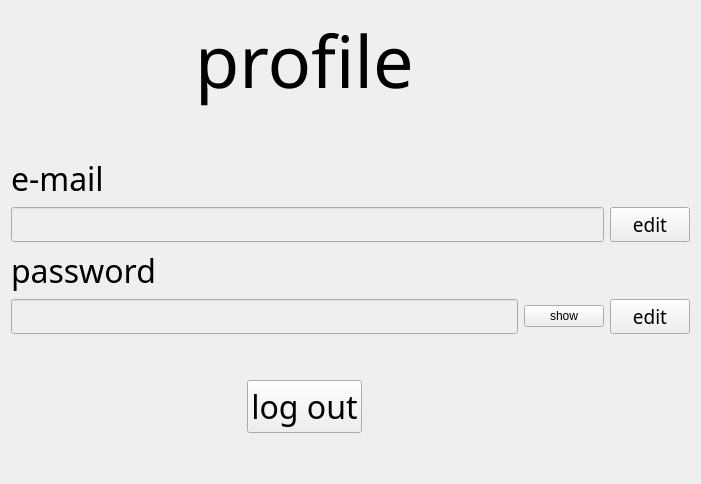
      <widget class="QWidget" name="profile_page">
       <layout class="QGridLayout" name="gridLayout_6">
        <item row="6" column="4">
         <spacer name="verticalSpacer_8">
          <property name="orientation">
           <enum>Qt::Vertical</enum>
          </property>
          <property name="sizeHint" stdset="0">
           <size>
            <width>20</width>
            <height>40</height>
           </size>
          </property>
         </spacer>
        </item>
        <item row="0" column="4" alignment="Qt::AlignHCenter">
         <widget class="QLabel" name="profile_label">
          <property name="font">
           <font>
            <family>American Typewriter</family>
            <pointsize>54</pointsize>
           </font>
          </property>
          <property name="text">
           <string>profile</string>
          </property>
         </widget>
        </item>
        <item row="1" column="4">
         <spacer name="verticalSpacer_9">
          <property name="orientation">
           <enum>Qt::Vertical</enum>
          </property>
          <property name="sizeHint" stdset="0">
           <size>
            <width>20</width>
            <height>40</height>
           </size>
          </property>
         </spacer>
        </item>
        <item row="0" column="3">
         <spacer name="horizontalSpacer_23">
          <property name="orientation">
           <enum>Qt::Horizontal</enum>
          </property>
          <property name="sizeHint" stdset="0">
           <size>
            <width>40</width>
            <height>20</height>
           </size>
          </property>
         </spacer>
        </item>
        <item row="0" column="1">
         <spacer name="horizontalSpacer_25">
          <property name="orientation">
           <enum>Qt::Horizontal</enum>
          </property>
          <property name="sizeHint" stdset="0">
           <size>
            <width>40</width>
            <height>20</height>
           </size>
          </property>
         </spacer>
        </item>
        <item row="2" column="0" colspan="5" alignment="Qt::AlignLeft">
         <widget class="QLabel" name="email_pf_label">
          <property name="font">
           <font>
            <family>American Typewriter</family>
            <pointsize>24</pointsize>
           </font>
          </property>
          <property name="text">
           <string>e-mail</string>
          </property>
         </widget>
        </item>
        <item row="0" column="0">
         <spacer name="horizontalSpacer_26">
          <property name="orientation">
           <enum>Qt::Horizontal</enum>
          </property>
          <property name="sizeHint" stdset="0">
           <size>
            <width>40</width>
            <height>20</height>
           </size>
          </property>
         </spacer>
        </item>
        <item row="8" column="4">
         <spacer name="verticalSpacer_7">
          <property name="orientation">
           <enum>Qt::Vertical</enum>
          </property>
          <property name="sizeHint" stdset="0">
           <size>
            <width>20</width>
            <height>40</height>
           </size>
          </property>
         </spacer>
        </item>
        <item row="0" column="5">
         <spacer name="horizontalSpacer_4">
          <property name="orientation">
           <enum>Qt::Horizontal</enum>
          </property>
          <property name="sizeHint" stdset="0">
           <size>
            <width>40</width>
            <height>20</height>
           </size>
          </property>
         </spacer>
        </item>
        <item row="5" column="9">
         <widget class="QPushButton" name="show_pushButton_4">
          <property name="focusPolicy">
           <enum>Qt::ClickFocus</enum>
          </property>
          <property name="text">
           <string>show</string>
          </property>
         </widget>
        </item>
        <item row="7" column="4" alignment="Qt::AlignHCenter">
         <widget class="QPushButton" name="logout_pushButton">
          <property name="font">
           <font>
            <family>American Typewriter</family>
            <pointsize>24</pointsize>
           </font>
          </property>
          <property name="focusPolicy">
           <enum>Qt::ClickFocus</enum>
          </property>
          <property name="text">
           <string>log out</string>
          </property>
         </widget>
        </item>
        <item row="0" column="2">
         <spacer name="horizontalSpacer_24">
          <property name="orientation">
           <enum>Qt::Horizontal</enum>
          </property>
          <property name="sizeHint" stdset="0">
           <size>
            <width>40</width>
            <height>20</height>
           </size>
          </property>
         </spacer>
        </item>
        <item row="4" column="0" colspan="5" alignment="Qt::AlignLeft">
         <widget class="QLabel" name="pw_pf_label">
          <property name="font">
           <font>
            <family>American Typewriter</family>
            <pointsize>24</pointsize>
           </font>
          </property>
          <property name="text">
           <string>password</string>
          </property>
         </widget>
        </item>
        <item row="5" column="10">
         <widget class="QPushButton" name="edit_pushButton_2">
          <property name="font">
           <font>
            <family>American Typewriter</family>
            <pointsize>14</pointsize>
           </font>
          </property>
          <property name="focusPolicy">
           <enum>Qt::ClickFocus</enum>
          </property>
          <property name="text">
           <string>edit</string>
          </property>
         </widget>
        </item>
        <item row="3" column="10">
         <widget class="QPushButton" name="edit_pushButton">
          <property name="font">
           <font>
            <family>American Typewriter</family>
            <pointsize>14</pointsize>
           </font>
          </property>
          <property name="focusPolicy">
           <enum>Qt::ClickFocus</enum>
          </property>
          <property name="text">
           <string>edit</string>
          </property>
         </widget>
        </item>
        <item row="3" column="0" colspan="10">
         <widget class="QLineEdit" name="email_pf_lineEdit">
          <property name="enabled">
           <bool>false</bool>
          </property>
          <property name="font">
           <font>
            <family>American Typewriter</family>
            <pointsize>14</pointsize>
           </font>
          </property>
          <property name="focusPolicy">
           <enum>Qt::ClickFocus</enum>
          </property>
          <property name="maxLength">
           <number>50</number>
          </property>
         </widget>
        </item>
        <item row="5" column="0" colspan="9">
         <widget class="QLineEdit" name="pw_pf_lineEdit">
          <property name="enabled">
           <bool>false</bool>
          </property>
          <property name="font">
           <font>
            <family>American Typewriter</family>
            <pointsize>14</pointsize>
           </font>
          </property>
          <property name="focusPolicy">
           <enum>Qt::ClickFocus</enum>
          </property>
          <property name="maxLength">
           <number>45</number>
          </property>
          <property name="echoMode">
           <enum>QLineEdit::Password</enum>
          </property>
         </widget>
        </item>
        <item row="0" column="10">
         <spacer name="horizontalSpacer_22">
          <property name="orientation">
           <enum>Qt::Horizontal</enum>
          </property>
          <property name="sizeHint" stdset="0">
           <size>
            <width>40</width>
            <height>20</height>
           </size>
          </property>
         </spacer>
        </item>
        <item row="0" column="9">
         <spacer name="horizontalSpacer_21">
          <property name="orientation">
           <enum>Qt::Horizontal</enum>
          </property>
          <property name="sizeHint" stdset="0">
           <size>
            <width>40</width>
            <height>20</height>
           </size>
          </property>
         </spacer>
        </item>
        <item row="0" column="7">
         <spacer name="horizontalSpacer_20">
          <property name="orientation">
           <enum>Qt::Horizontal</enum>
          </property>
          <property name="sizeHint" stdset="0">
           <size>
            <width>40</width>
            <height>20</height>
           </size>
          </property>
         </spacer>
        </item>
       </layout>
      </widget>
